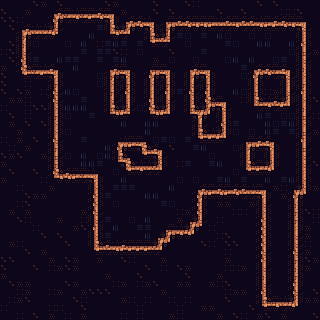

Below is a game level as drawn by its tile map, then a one-line description and the .tmx that defines it (tile-layer data replaced by summaries):
An orthogonal 40x40 tile map with 8x8 px tiles, 1 tile layer (map) and 25 objects.

<map version="1.9" tiledversion="1.9.2" orientation="orthogonal" renderorder="right-down" width="40" height="40" tilewidth="8" tileheight="8" infinite="0" nextlayerid="4" nextobjectid="51">
 <properties>
  <property name="nextMap" value="maps/level1.tmx" />
  <property name="startx" type="int" value="4" />
  <property name="starty" type="int" value="35" />
 </properties>
 <tileset firstgid="1" source="../adve/tiles.tsx" />
 <layer id="1" name="map" width="40" height="40">
  <data>[1600 cells, 1600 non-empty, 38 distinct tile ids]</data>
 </layer>
 <objectgroup id="2" name="colliders">
  <object id="26" x="11" y="24" width="14.3333" height="57.3333" />
  <object id="27" x="18.3333" y="72.1515" width="38.3333" height="139.848" />
  <object id="28" x="52" y="176" width="45" height="102.667" />
  <object id="29" x="198.333" y="192.152" width="67" height="115.515" />
  <object id="30" x="258.667" y="301.667" width="41.3333" height="14.3333" />
  <object id="31" x="294" y="192.606" width="19" height="108.394" />
  <object id="32" x="302" y="19.6667" width="21.3333" height="169.333" />
  <object id="33" x="9.66667" y="10.3333" width="48" height="23.6667" />
  <object id="34" x="109.667" y="10.6667" width="20" height="25.9697" />
  <object id="35" x="150" y="7.66667" width="19.6667" height="41.6667" />
  <object id="36" x="109" y="0.666667" width="196.333" height="24.6667" />
  <object id="37" x="50.3333" y="3" width="65" height="15" />
  <object id="38" x="109.667" y="71.9091" width="20.6667" height="42.4242" />
  <object id="39" x="149.667" y="71.8182" width="20" height="42.5152" />
  <object id="40" x="189.667" y="71.6667" width="20" height="41.6667" />
  <object id="41" x="198" y="104.606" width="27.6667" height="34.0606" />
  <object id="42" x="253.333" y="71.8182" width="36" height="33.5152" />
  <object id="43" x="245.333" y="144.455" width="28.3333" height="26.2121" />
  <object id="44" x="118" y="144.545" width="28" height="17.7879" />
  <object id="45" x="126" y="152.394" width="35.3333" height="16.6061" />
  <object id="46" x="190.333" y="224.061" width="10.3333" height="13.9394" />
  <object id="47" x="166.333" y="232.394" width="38.3333" height="13.6061" />
  <object id="48" x="157.667" y="240.182" width="22" height="16.1515" />
  <object id="49" x="89" y="248.061" width="82.6667" height="15.2727" />
 </objectgroup>
 <objectgroup id="3" name="portals">
  <object id="50" x="263.667" y="43.3333" width="17" height="17" />
 </objectgroup>
</map>
